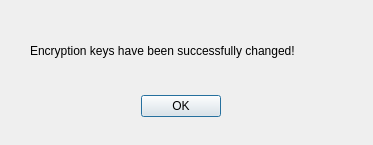
<?xml version="1.0" encoding="UTF-8"?>
<ui version="4.0">
 <class>keyChange</class>
 <widget class="QDialog" name="keyChange">
  <property name="geometry">
   <rect>
    <x>0</x>
    <y>0</y>
    <width>373</width>
    <height>145</height>
   </rect>
  </property>
  <property name="windowTitle">
   <string>Keys Changed!</string>
  </property>
  <widget class="QDialogButtonBox" name="buttonBox">
   <property name="geometry">
    <rect>
     <x>120</x>
     <y>90</y>
     <width>101</width>
     <height>32</height>
    </rect>
   </property>
   <property name="orientation">
    <enum>Qt::Horizontal</enum>
   </property>
   <property name="standardButtons">
    <set>QDialogButtonBox::Ok</set>
   </property>
  </widget>
  <widget class="QLabel" name="label">
   <property name="geometry">
    <rect>
     <x>30</x>
     <y>20</y>
     <width>321</width>
     <height>61</height>
    </rect>
   </property>
   <property name="text">
    <string>Encryption keys have been successfully changed!</string>
   </property>
   <property name="wordWrap">
    <bool>true</bool>
   </property>
  </widget>
 </widget>
 <resources/>
 <connections>
  <connection>
   <sender>buttonBox</sender>
   <signal>accepted()</signal>
   <receiver>keyChange</receiver>
   <slot>accept()</slot>
   <hints>
    <hint type="sourcelabel">
     <x>248</x>
     <y>254</y>
    </hint>
    <hint type="destinationlabel">
     <x>157</x>
     <y>274</y>
    </hint>
   </hints>
  </connection>
  <connection>
   <sender>buttonBox</sender>
   <signal>rejected()</signal>
   <receiver>keyChange</receiver>
   <slot>reject()</slot>
   <hints>
    <hint type="sourcelabel">
     <x>316</x>
     <y>260</y>
    </hint>
    <hint type="destinationlabel">
     <x>286</x>
     <y>274</y>
    </hint>
   </hints>
  </connection>
 </connections>
</ui>
